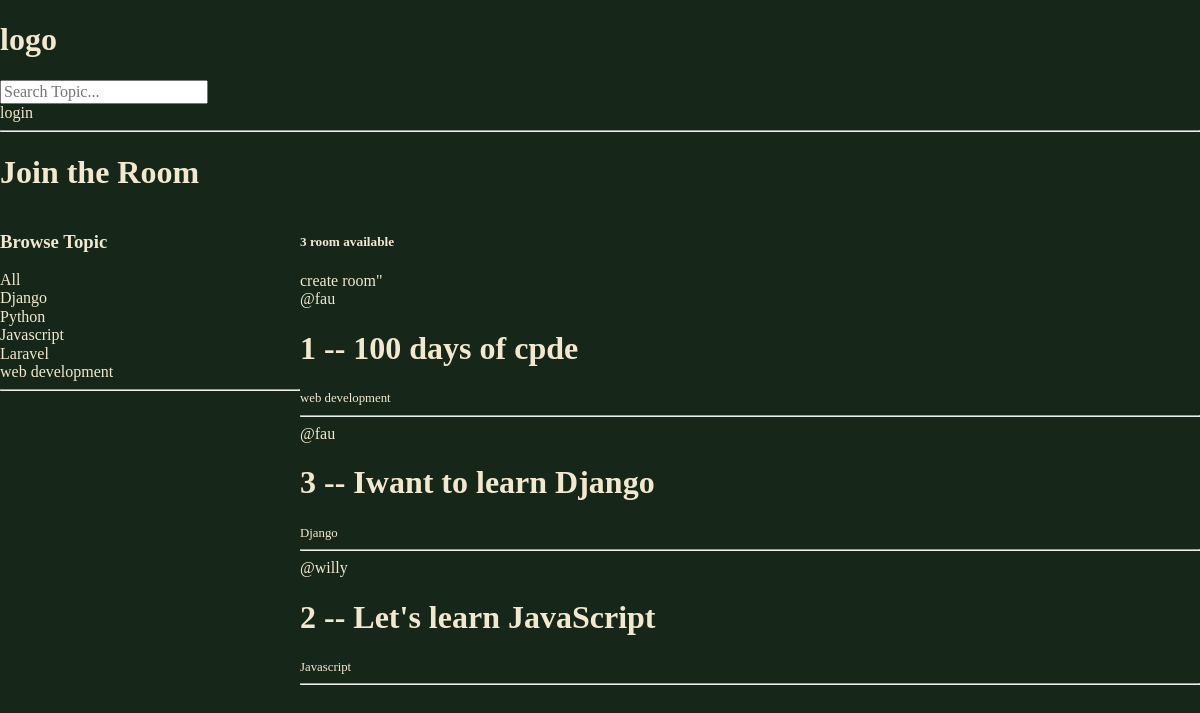
The app's page /, older data.
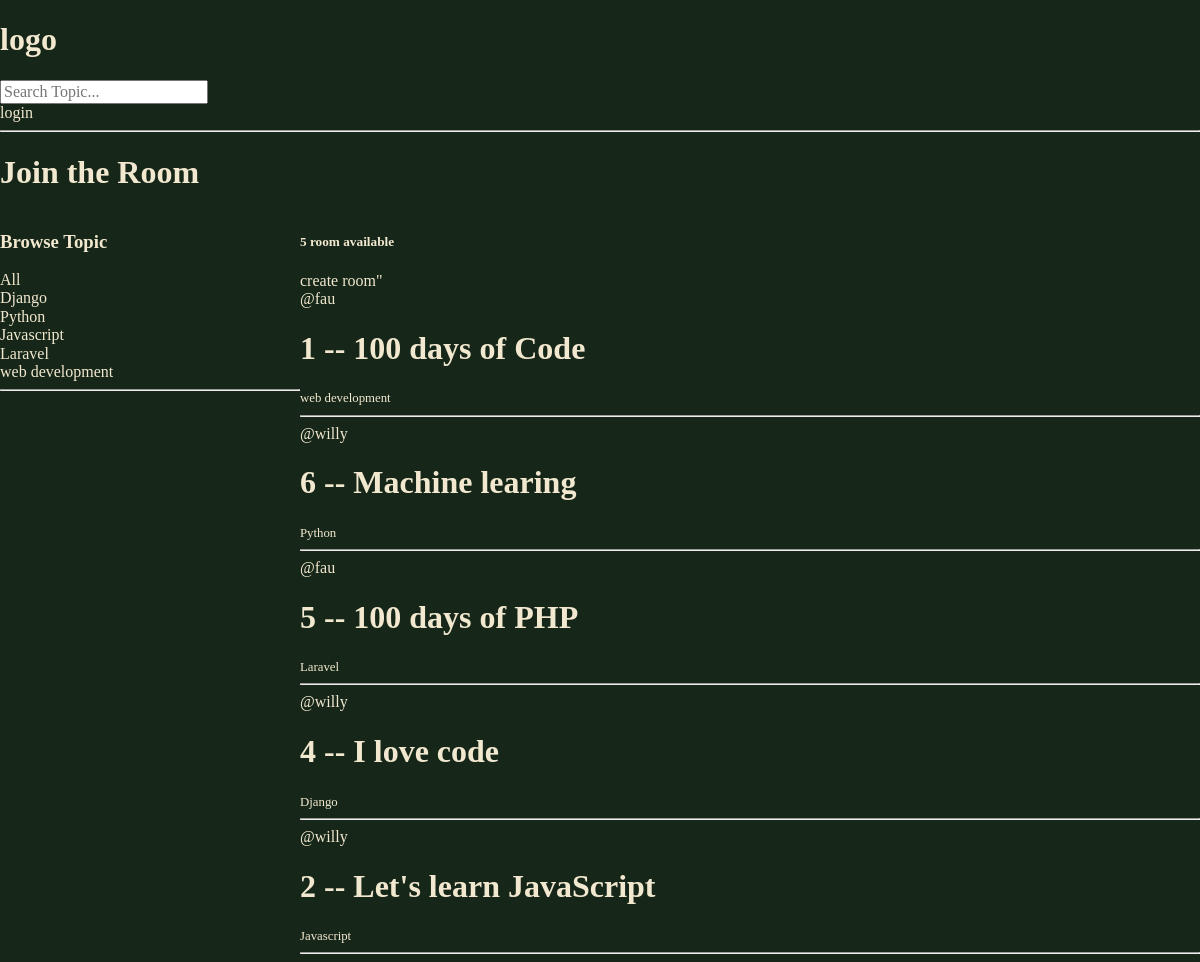
The same page, newer data.
### base/models.py (models this page shows, shortened)
class Topic(models.Model):
    name = models.CharField(max_length=200)

class Room(models.Model):
    host = models.ForeignKey(User, on_delete=models.SET_NULL, null=True)
    topic = models.ForeignKey(Topic,on_delete=models.SET_NULL, null=True)
    name = models.CharField(max_length=200)
    description = models.TextField(null=True, blank=True)
    update = models.DateTimeField(auto_now=True)
    created = models.DateTimeField(auto_now_add=True)
    class Meta:
        ordering = ['-update', '-created']

### base/views.py (the view)
# urls.py: 2. Add a URL to urlpatterns:  path('', views.home, name='home')
def home(request):
    q = request.GET.get('q') if request.GET.get('q') is not None else ''
    rooms = Room.objects.filter(Q(topic__name__icontains=q) |
     Q(name__icontains=q) | Q(description__icontains=q)
     )
    room_count = rooms.count()
    topics = Topic.objects.all()
    context = {'rooms': rooms, 'topics': topics, 'room_count': room_count}
    return render(request, 'home.html', context)

### templates/home.html (shortened to what this page needs)
{% extends 'main.html'%}
{% block content%}
<h1>Join the Room</h1>
<div class="home-container">
    <div>
        <h3>Browse Topic</h3>
        <div>
            <a href="{% url 'home' %}">All</a>
        </div>
        {% for topic in topics%}
        <div>
            <a href="{% url 'home'%}?q={{topic.name}}">{{topic.name}}</a>
        </div>
        {% endfor %}
        <hr>
    </div>
    <div>
        <h5>{{room_count}} room available</h5>
        <a href="{% url 'create-room'%}">create room</a>"
        <div>
            {% for room in rooms%}
            <div>
                <span>@{{room.host.username}}</span>
                <h1>{{room.id}} -- <a href="{% url 'room' room.id %}">{{room.name}} </a> </h1>
                <small>{{room.topic.name}}</small>
                <hr>
            </div>
            {% endfor %}
        </div>
    </div>
</div>
{% endblock%}

### templates/main.html (shortened to what this page needs)
<!DOCTYPE html>
<html lang="en">
<head>
    {% load static%}
    <link rel="stylesheet" href="{% static 'normalize.css' %}" }">
    <link rel="stylesheet" href="{% static 'main.css' %}" }">
</head>
<body>
    {% include 'navbar.html' %}
    {% block content%}
    {% endblock content %}
</body>
</html>

### templates/navbar.html
<a href="/">
    <h1>logo</h1>
</a>
<form method="GET" action="{% url 'home' %}">
    <input type="text" name="q" id="" placeholder="Search Topic..." autocomplete="off">
</form>
{% if request.user.is_authenticated%}
<a href="{% url 'logout' %}">logout</a>
{% else%}
<a href="{% url 'login' %}">login</a>
{% endif%}
<hr>

### base/static/main.css (style rules this page uses)
body { background: #162719; color: #F2E8CF; }
.home-container { display: grid; grid-template-columns: 1fr 3fr; }
a { text-decoration: none; color: #F2E8CF; }

Row changes from the older to the newer data that the page shows:
removed Room: host.username "fau", id "3", name "Iwant to learn Django", topic.name "Django"
changed Room "web development": name "100 days of cpde" → "100 days of Code"
added Room: host.username "willy", id "6", name "Machine learing", topic.name "Python"
added Room: host.username "fau", id "5", name "100 days of PHP", topic.name "Laravel"
added Room: host.username "willy", id "4", name "I love code", topic.name "Django"
Text that changed along with them:
{{ room_count }}: "3" → "5"
